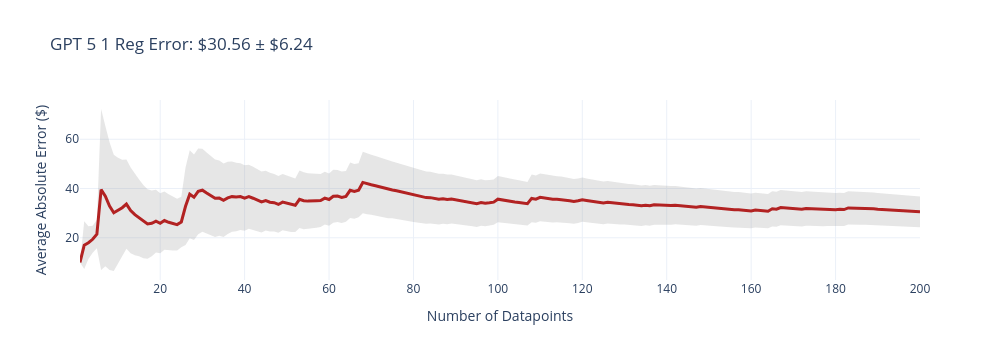
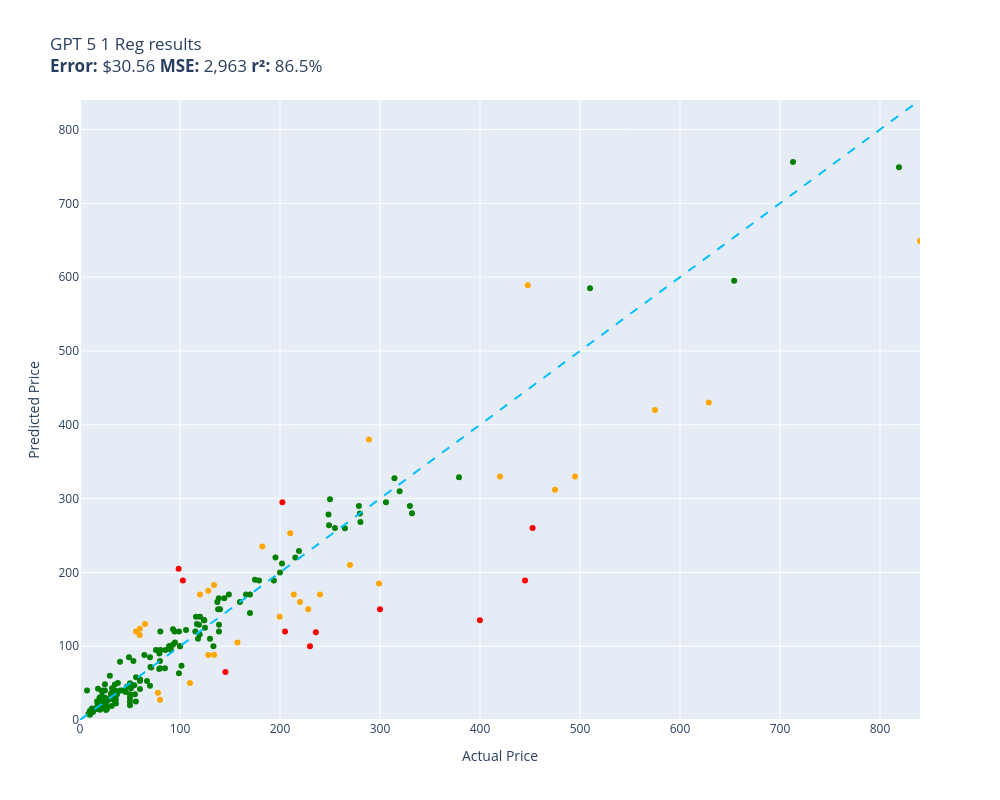

Source (notebook cell) for these figures, in order:
### Code cell
evaluate(gpt_5_1_reg, test)

### Figure 1 — Plotly figure (JSON) as saved in the notebook; plotly's stock layout.template omitted (floating-point values rounded to 4 significant figures; data arrays with more than 128 entries replaced by an {"elided": "..."} marker saying what was removed)
{"data": [{"fill": "toself", "fillcolor": "rgba(128,128,128,0.2)", "hoverinfo": "skip", "line": {"color": "rgba(255,255,255,0)"}, "name": "95% CI", "showlegend": false, "type": "scatter", "x": {"elided": "400 int values"}, "y": {"elided": "400 float values"}}, {"customdata": {"elided": "200x1 float values"}, "hovertemplate": "n=%{x}<br>Avg Error=$%{y:,.2f}<br>±95% CI=$%{customdata[0]:,.2f}<extra></extra>", "line": {"color": "firebrick", "width": 3}, "mode": "lines", "name": "Cumulative Avg Error", "type": "scatter", "x": {"elided": "200 int values"}, "y": {"elided": "200 float values"}}], "layout": {"height": 360, "showlegend": false, "title": {"text": "GPT 5 1 Reg Error: $30.56 ± $6.24"}, "width": 1000, "xaxis": {"title": {"text": "Number of Datapoints"}}, "yaxis": {"title": {"text": "Average Absolute Error ($)"}}}}

### Figure 2 — Plotly figure (JSON) as saved in the notebook; plotly's stock layout.template omitted (floating-point values rounded to 4 significant figures; data arrays with more than 128 entries replaced by an {"elided": "..."} marker saying what was removed)
{"data": [{"customdata": {"elided": "159x1 str values"}, "hovertemplate": "%{customdata[0]}<extra></extra>", "legendgroup": "green", "marker": {"color": "green", "size": 6, "symbol": "circle"}, "mode": "markers", "name": "green", "orientation": "v", "showlegend": true, "type": "scatter", "x": {"elided": "159 float values"}, "xaxis": "x", "y": {"elided": "159 float values"}, "yaxis": "y"}, {"customdata": [["RBC12-UPC Replacement Battery Cartridge ...\nGuess=$99.99 Actual=$229.99"], ["DEWALT 20V MAX* XR Impact Driver with Bl...\nGuess=$259.99 Actual=$452.53"], ["Aolemi Oil Rubbed Bronze Single Function...\nGuess=$204.99 Actual=$98.65"], ["Wenger City Upgrade Laptop Backpack with...\nGuess=$64.99 Actual=$145.42"], ["Evan-Fischer Front Bumper Cover Compatib...\nGuess=$295.00 Actual=$202.38"], ["Sumerain S1339CM Double Handle Widesprea...\nGuess=$119.00 Actual=$235.86"], ["Lighted Triangle Mirror Cabinet Bathroom...\nGuess=$189.00 Actual=$445.00"], ["Canon Sure Shot 90u 35mm Date Camera\nGuess=$134.99 Actual=$399.89"], ["GENUINE VOLVO THERMOSTAT (3.0, 3.2) S60 ...\nGuess=$189.00 Actual=$102.85"], ["SP Air Corporation SP-8102BU 1/4-Inch He...\nGuess=$120.00 Actual=$204.99"], ["HP Laserjet 2100 Laser Printer W/Test Pr...\nGuess=$150.00 Actual=$299.98"]], "hovertemplate": "%{customdata[0]}<extra></extra>", "legendgroup": "red", "marker": {"color": "red", "size": 6, "symbol": "circle"}, "mode": "markers", "name": "red", "orientation": "v", "showlegend": true, "type": "scatter", "x": [230.0, 452.5, 98.65, 145.4, 202.4, 235.9, 445.0, 399.9, 102.8, 205.0, 300.0], "xaxis": "x", "y": [99.99, 260.0, 205.0, 64.99, 295.0, 119.0, 189.0, 135.0, 189.0, 120.0, 150.0], "yaxis": "y"}, {"customdata": [["APS iBoard 6-inch Aluminum (Black Powder...\nGuess=$252.91 Actual=$210.23"], ["Intermatic PX300 12V 300W Transformer wi...\nGuess=$183.00 Actual=$134.00"], ["Mini PC, Kinupute Desktop Computer E3-12...\nGuess=$329.99 Actual=$495.00"], ["Clementoni 39132.5 Jigsaw Puzzle 1,000 P...\nGuess=$27.50 Actual=$79.95"], ["Evergreen HSHB2005 Cylinder Head Gasket ...\nGuess=$115.00 Actual=$59.69"], ["Travelpro Platinum Elite Slim Business L...\nGuess=$169.99 Actual=$213.83"], ["JRready ST6313 DT Deutsch Connector Kit,...\nGuess=$139.99 Actual=$199.68"], ["Dakota Alert MURS Alert Probe Sensor - M...\nGuess=$159.99 Actual=$219.99"], ["KOHLER 18865-CP Filtered Water Faucet, P...\nGuess=$312.00 Actual=$475.00"], ["Diversitech WG840585 Motor, (Ddb) 1/3Hp,...\nGuess=$88.50 Actual=$134.12"], ["Webcem Solar Shed Light Outdoor Indoor, ...\nGuess=$36.99 Actual=$77.96"], ["Western Digital Enterprise RE4-GP 2TB SA...\nGuess=$49.99 Actual=$109.95"], ["Poison Spyder 10-08-020 Rocker Knocker\nGuess=$429.99 Actual=$628.76"], ["VLAND LED Smoked Taillights Compatible F...\nGuess=$169.99 Actual=$239.99"], ["ANZO USA 111207 GMC SIERRA 99-06 / YUKON...\nGuess=$234.99 Actual=$182.28"], ["EMART Photography C Stand with Boom Arm,...\nGuess=$169.99 Actual=$119.99"], ["Pioneer 2AM401-BN Two Handle Kitchen Fau...\nGuess=$149.99 Actual=$228.22"], ["Grey Pneumatic 1311SD Impact Socket Set\nGuess=$104.95 Actual=$157.43"], ["Aeromotive 13304 Regulator, X1 Adjustabl...\nGuess=$210.00 Actual=$269.95"], ["Walker Exhaust Ultra EPA 16478 Direct Fi...\nGuess=$420.00 Actual=$574.99"], ["Mikrotik RB3011UIAS-RM RouterBOARD 10xGi...\nGuess=$185.00 Actual=$299.00"], ["DuraGo 29515020 Front Hub Assembly\nGuess=$88.00 Actual=$128.34"], ["Linkloos Solar Street Lights Outdoor Wat...\nGuess=$119.99 Actual=$55.99"], ["Hp Pavilion P7-1257c Motherboard Aahd3-h...\nGuess=$123.50 Actual=$59.86"], ["UPR Mach 1 Chin Spoiler Fits 94-98 Musta...\nGuess=$129.99 Actual=$64.99"], ["ROHL WSGUM3018WH Wire Sink Grids, White\nGuess=$175.00 Actual=$128.28"], ["Audio Techinca ATW-T1002 System 10 Handh...\nGuess=$379.95 Actual=$289.00"], ["Dell XPS 13 9343-2727SLV 13.3\" Full HD S...\nGuess=$649.00 Actual=$839.99"], ["Steering Wheel, Carbon Fiber Automotive ...\nGuess=$589.00 Actual=$447.74"], ["Pacific Drums PDCM1618TTRB 16 x 18 Inche...\nGuess=$329.99 Actual=$419.99"]], "hovertemplate": "%{customdata[0]}<extra></extra>", "legendgroup": "orange", "marker": {"color": "orange", "size": 6, "symbol": "circle"}, "mode": "markers", "name": "orange", "orientation": "v", "showlegend": true, "type": "scatter", "x": [210.2, 134.0, 495.0, 79.95, 59.69, 213.8, 199.7, 220.0, 475.0, 134.1, 77.96, 110.0, 628.8, 240.0, 182.3, 120.0, 228.2, 157.4, 269.9, 575.0, 299.0, 128.3, 55.99, 59.86, 64.99, 128.3, 289.0, 840.0, 447.7, 420.0], "xaxis": "x", "y": [252.9, 183.0, 330.0, 27.5, 115.0, 170.0, 140.0, 160.0, 312.0, 88.5, 36.99, 49.99, 430.0, 170.0, 235.0, 170.0, 150.0, 105.0, 210.0, 420.0, 185.0, 88.0, 120.0, 123.5, 130.0, 175.0, 379.9, 649.0, 589.0, 330.0], "yaxis": "y"}, {"hoverinfo": "skip", "line": {"color": "deepskyblue", "dash": "dash", "width": 2}, "mode": "lines", "name": "y = x", "showlegend": false, "type": "scatter", "x": [0, 840.0], "y": [0, 840.0]}], "layout": {"height": 800, "legend": {"title": {"text": "color"}, "tracegroupgap": 0}, "showlegend": false, "title": {"text": "GPT 5 1 Reg results<br><b>Error:</b> $30.56 <b>MSE:</b> 2,963 <b>r²:</b> 86.5%"}, "width": 1000, "xaxis": {"anchor": "y", "domain": [0, 1], "range": [0, 840.0], "title": {"text": "Actual Price"}}, "yaxis": {"anchor": "x", "domain": [0, 1], "range": [0, 840.0], "title": {"text": "Predicted Price"}}}}
